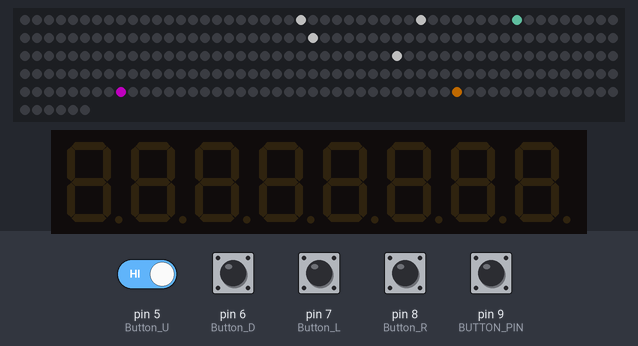
The sketch below on a simulated Arduino Uno, built with avr-gcc and run on an emulated ATmega328P. On the bench: 256 RGB LEDs in strip order, left to right, continuing on the next row, 8-digit seven-segment display. Inputs (shaded band) come from the test bench; at power-on: pin 5 (Button_U), pin 6 (Button_D), pin 7 (Button_L), pin 8 (Button_R), pin 9 (BUTTON_PIN) HIGH. Dim RGB values are drawn brighter than linear; random numbers use the default seed unless the sketch sets one; what the sketch prints to the serial monitor is not drawn.

Above: at 1.2 s.
1.3 s: pin 9 (BUTTON_PIN) pulled LOW for 3.2 s
At 2.49 s:
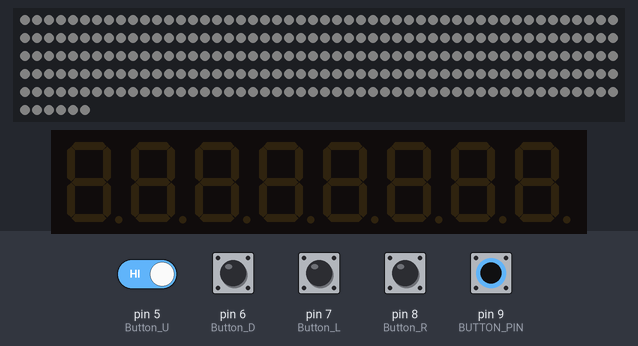
5.1 s: pin 5 (Button_U) driven LOW and pin 9 (BUTTON_PIN) driven LOW
At 7.09 s:
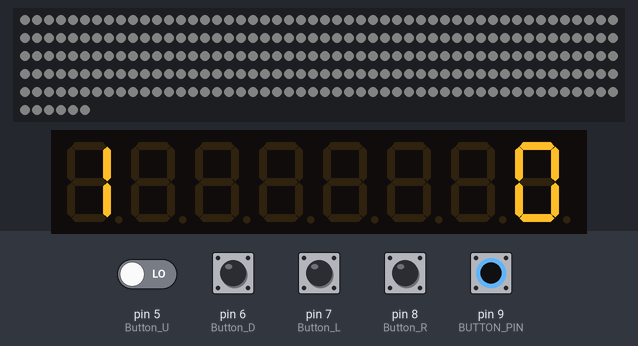
8.1 s: pin 9 (BUTTON_PIN) driven HIGH
10.0 s: pin 9 (BUTTON_PIN) driven LOW
At 12.14 s:
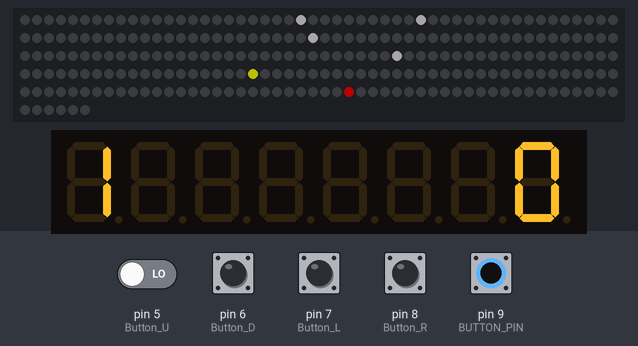
12.8 s: pin 9 (BUTTON_PIN) driven HIGH
15.8 s: pin 9 (BUTTON_PIN) driven LOW
At 19.42 s:
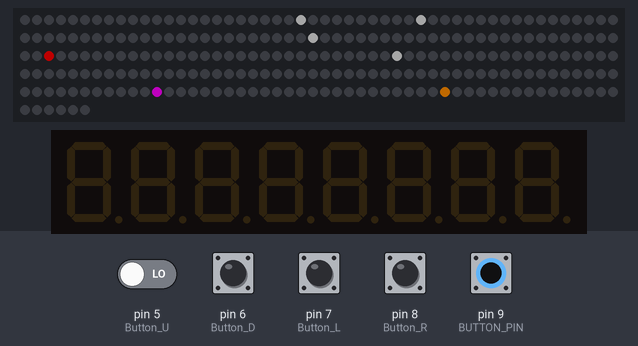

The sketch:

PACMAN_In_Pixels.ino
```cpp
#include <FastLED.h>
#include <LedControl2.h>

#include "GameData.h"

//  NOTE: Add "UP" symbol so people don't think the button is the top.
//  NOTE: Ghost runaway timer... too fast? How does it compare to the original?
//  NOTE: Possibly add an indicator of the ghost status in the box? Eaten or unreleased?
//  NOTE: As soon as the power pill is eaten, they should determine direction (even if they are already edible)
//  NOTE: Pause and display the cause of death before the flashes, and when you win
//  NOTE: Death sequence... fade from pacman to the color of the ghost that ate him? No flash?

#define LED_STRIP_PIN   10	//  The NeoPixel string data pin
#define BUTTON_PIN		9	//  The pin that controls the button signal
#define Button_U 		5
#define Button_D 		6
#define Button_L 		7
#define Button_R 		8

const uint16_t BUTTON_POWER = 0xD827; // i.e. 0x10EFD827
const uint16_t BUTTON_A = 0xF807;
const uint16_t BUTTON_B = 0x7887;
const uint16_t BUTTON_C = 0x58A7;
const uint16_t BUTTON_UP = 0xA05F;
const uint16_t BUTTON_DOWN = 0x00FF;
const uint16_t BUTTON_LEFT = 0x10EF;
const uint16_t BUTTON_RIGHT = 0x807F;
const uint16_t BUTTON_CIRCLE = 0x20DF;

#define NUM_LEDS		256	//  The number of LEDs we want to access
#define BRIGHTNESS  	80	//  The number (0 to 200) for the brightness setting)

CRGB 	leds[NUM_LEDS];
#define FILL_COLOR(color)		memset(leds, color, sizeof(CRGB) * NUM_LEDS);

unsigned long turnMillis = 0;
Direction controllerDirection;
bool ghostRunAwayDelay = false;

char directionTimers[4];
char ghostBlink = 0;
char powerPillBlink = 0;
bool attractMode = true;

LedControl sevenSeg = LedControl(13,12,11,1);

void setScoreDisplay(int score, int level)
{
	if (!attractMode)
	{
		sevenSeg.clearDisplay(0);

		//  Show the score, from 0 to 9999
		score = min(9999, score);
		if (score >= 0)				sevenSeg.setDigit(0, 0, score % 10, false);
		if (score >= 10)			sevenSeg.setDigit(0, 1, (score % 100 - score % 10) / 10, false);
		if (score >= 100)			sevenSeg.setDigit(0, 2, (score % 1000 - score % 100) / 100, false);
		if (score >= 1000)			sevenSeg.setDigit(0, 3, (score % 10000 - score % 1000) / 1000, false);

		//  Show the level, from 1 to 9
		level = min(8, level) + 1;
		if (level >= 0)				sevenSeg.setDigit(0, 7, level, false);
	}
	else
	{
		sevenSeg.clearDisplay(0);
	}
}

void StepForwardAllTheWay()
{
	while (millis() >= turnMillis) StepForward();
}

void StepForward()
{
	turnMillis += (STEP_DELAY - min(max(Level, 0) * 30, STEP_DELAY - 1));
}

void AttractModeTransition()
{
	//  Set all LEDs to white, then render
	FILL_COLOR(0x151515);
	FastLED.show();
	delay(250);
	DrawMap();
	FastLED.show();
	delay(250);
	FILL_COLOR(0x151515);
	FastLED.show();
	delay(250);
	StepForwardAllTheWay();
	SetControllerDirection(DIRECTION_NONE);
}

void WinTransition()
{
	//  Set all LEDs to white, then render
	DrawMap();
	FastLED.show();
	delay(750);
	FILL_COLOR(0x151515);
	FastLED.show();
	delay(250);
	DrawMap();
	delay(250);
	FILL_COLOR(0x151515);
	FastLED.show();
	delay(250);
	DrawMap();
	delay(250);
	FILL_COLOR(0x151515);
	FastLED.show();
	delay(500);
	StepForwardAllTheWay();
	SetControllerDirection(DIRECTION_NONE);
}

void DeathTransition()
{
	//  Set all LEDs to white, then render
	DrawMap();
	FastLED.show();
	delay(750);
	FILL_COLOR(0x151515);
	FastLED.show();
	delay(250);
	DrawMap();
	delay(250);
	FILL_COLOR(0x151515);
	FastLED.show();
	delay(250);
	DrawMap();
	delay(250);
	FILL_COLOR(0x151515);
	FastLED.show();
	delay(500);
	StepForwardAllTheWay();
	SetControllerDirection(DIRECTION_NONE);
}

void EatTransition()
{
	//  Set all LEDs to white, then render
	FILL_COLOR(0x151515);
	FastLED.show();
	delay(250);
	StepForwardAllTheWay();
}

void CheckForDeath()
{
	for (int i = 0; i < 4; ++i)
	{
		if (Ghosts[i].Behavior == BEHAVIOR_EATEN) continue;

		if (Ghosts[i].Active && Ghosts[i].X == Pacman.X && Ghosts[i].Y == Pacman.Y)
		{
			if (Ghosts[i].Behavior == BEHAVIOR_RUN_AWAY)
			{
				//  Pacman ate a ghost
				Ghosts[i].Behavior = BEHAVIOR_EATEN;
				Ghosts[i].BehaviorCounter = 0;
				EatTransition();
				Score += 5;
				setScoreDisplay(Score, Level);
			}
			else
			{
				//  Pacman died. Reset the game and the level
				DeathTransition();
				ResetMap();
				setScoreDisplay(Score, Level);
			}
		}
	}
}

void ResetMap()
{
	//  Reset the dots on the map
	DotsCollected = 0;
	Score = 0;
	setScoreDisplay(Score, Level);
	Level = 0;
	for (int i = 0; i < 13; ++i) DotsRemainingByteFlag[i] = 255; //  Set all dots and power pills to be active according to the bit flag

	Pacman.X = 12;
	Pacman.Y = 17;
	Pacman.SpeedX = 0;
	Pacman.SpeedY = 0;

	//  Reset all ghosts, and set only the first to active
	for (int i = 0; i < 4; ++i) Ghosts[i].Reset(false);

	SetControllerDirection(DIRECTION_NONE);
}

void DetermineGhostsReleased()
{
	if (PacmanOnSpawn())
	{
		Serial.println("Can't spawn while Pacman is in the spawn area.");
		return;
	}

	//  Blinky
	if (Ghosts[0].Active == false && (attractMode || (DotsCollected >= 0)))
	{
		Ghosts[0].Reset(true);
		Ghosts[0].SpeedX = (random(2) ? 1 : -1);
		Ghosts[0].Behavior = attractMode ? BEHAVIOR_RANDOM : BEHAVIOR_CHASE;
	}

	//  Pinky
	if (Ghosts[1].Active == false && (attractMode || (DotsCollected >= (DEFAULT_DOT_COUNT / 4))))
	{
		Ghosts[1].Reset(true);
		Ghosts[1].SpeedX = (random(2) ? 1 : -1);
		Ghosts[1].Behavior = BEHAVIOR_RANDOM;
	}

	//  Inky
	if (Ghosts[2].Active == false && (attractMode || (DotsCollected >= (DEFAULT_DOT_COUNT / 2))))
	{
		Ghosts[2].Reset(true);
		Ghosts[2].SpeedX = (random(2) ? 1 : -1);
		Ghosts[2].Behavior = BEHAVIOR_RANDOM;
	}

	// Clyde
	if (Ghosts[3].Active == false && (attractMode || (DotsCollected >= (DEFAULT_DOT_COUNT - (DEFAULT_DOT_COUNT / 4)))))
	{
		Ghosts[3].Reset(true);
		Ghosts[3].SpeedX = (random(2) ? 1 : -1);
		Ghosts[3].Behavior = BEHAVIOR_RANDOM;
	}
}

void SetControllerDirection(Direction dir)
{
	controllerDirection = dir;
	for (char i = 0; i < 4; ++i) directionTimers[i] = 0;
	if (controllerDirection == DIRECTION_NONE) { return; }


	for (char i = 0; i < 4; ++i) directionTimers[i] = 0;
	switch (dir)
	{
		case DIRECTION_U:
			directionTimers[DIRECTION_U] = 4;
			break;
		case DIRECTION_D:
			directionTimers[DIRECTION_D] = 4;
			break;
		case DIRECTION_L:
			directionTimers[DIRECTION_L] = 4;
			break;
		case DIRECTION_R:
			directionTimers[DIRECTION_R] = 4;
			break;
		case DIRECTION_UL:
			directionTimers[DIRECTION_U] = 4;
			directionTimers[DIRECTION_L] = 4;
			break;
		case DIRECTION_UR:
			directionTimers[DIRECTION_U] = 4;
			directionTimers[DIRECTION_R] = 4;
			break;
		case DIRECTION_DL:
			directionTimers[DIRECTION_D] = 4;
			directionTimers[DIRECTION_L] = 4;
			break;
		case DIRECTION_DR:
			directionTimers[DIRECTION_D] = 4;
			directionTimers[DIRECTION_R] = 4;
			break;
	}
}

void DetermineControllerDirection()
{
	for (char i = 0; i < 4; ++i) if (directionTimers[i] > 0) --directionTimers[i];

	controllerDirection = DIRECTION_NONE;

	bool dirU = (digitalRead(Button_U) == 0);
	bool dirD = (digitalRead(Button_D) == 0);
	bool dirL = (digitalRead(Button_L) == 0);
	bool dirR = (digitalRead(Button_R) == 0);

	if 		(dirU && !dirD && !dirL && !dirR)	SetControllerDirection(DIRECTION_U);
	else if (!dirU && dirD && !dirL && !dirR)	SetControllerDirection(DIRECTION_D);
	else if (!dirU && !dirD && dirL && !dirR)	SetControllerDirection(DIRECTION_L);
	else if (!dirU && !dirD && !dirL && dirR)	SetControllerDirection(DIRECTION_R);
	else if (dirU && !dirD && dirL && !dirR)	SetControllerDirection(DIRECTION_UL);
	else if (dirU && !dirD && !dirL && dirR)	SetControllerDirection(DIRECTION_UR);
	else if (!dirU && dirD && dirL && !dirR)	SetControllerDirection(DIRECTION_DL);
	else if (!dirU && dirD && !dirL && dirR)	SetControllerDirection(DIRECTION_DR);
}

bool CheckDirection(Direction dir)
{
	return (controllerDirection == dir || directionTimers[dir] > 0);
}

void DeterminePacmanDirection()
{
	if 		(CheckDirection(DIRECTION_U) && CanMove(Pacman, 0, -1))	Pacman.TurnTo(DIRECTION_U);
	else if (CheckDirection(DIRECTION_D) && CanMove(Pacman, 0, 1))	Pacman.TurnTo(DIRECTION_D);
	else if (CheckDirection(DIRECTION_L) && CanMove(Pacman, -1, 0))	Pacman.TurnTo(DIRECTION_L);
	else if (CheckDirection(DIRECTION_R) && CanMove(Pacman, 1, 0))	Pacman.TurnTo(DIRECTION_R);
	else if (controllerDirection == DIRECTION_UL)
	{
		if (CanMove(Pacman, 0, -1))	Pacman.TurnTo(DIRECTION_U);
		if (CanMove(Pacman, -1, 0))	Pacman.TurnTo(DIRECTION_L);
	}
	else if (controllerDirection == DIRECTION_UR)
	{
		if (CanMove(Pacman, 0, -1))	Pacman.TurnTo(DIRECTION_U);
		if (CanMove(Pacman, 1, 0))	Pacman.TurnTo(DIRECTION_R);
	}
	else if (controllerDirection == DIRECTION_DL)
	{
		if (CanMove(Pacman, 0, 1))	Pacman.TurnTo(DIRECTION_D);
		if (CanMove(Pacman, -1, 0))	Pacman.TurnTo(DIRECTION_L);
	}
	else if (controllerDirection == DIRECTION_DR)
	{
		if (CanMove(Pacman, 0, 1))	Pacman.TurnTo(DIRECTION_D);
		if (CanMove(Pacman, 1, 0))	Pacman.TurnTo(DIRECTION_R);
	}
}

void DetermineGhostDirections()
{
	for (int i = 0; i < 4; ++i)
	{
		if (Ghosts[i].Active == false) continue;

		switch (Ghosts[i].Behavior)
		{
		case BEHAVIOR_CHASE:
			{
				if (++Ghosts[i].BehaviorCounter >= CHASE_TIMER) Ghosts[i].Behavior = BEHAVIOR_RANDOM;

				//  Get the direction to run. If we're already heading in that direction, break out
				int dirX, dirY, leftSpeedX, leftSpeedY, rightSpeedX, rightSpeedY, currentDanger, leftDanger, rightDanger;
				PacmanDelta(Ghosts[i], dirX, dirY, true, true);
				Left(Ghosts[i], leftSpeedX, leftSpeedY);
				Right(Ghosts[i], rightSpeedX, rightSpeedY);
				currentDanger = CanContinue(Ghosts[i]) ? (Ghosts[i].SpeedX != 0 && ((dirX > 0 && Ghosts[i].SpeedX > 0) || (dirX < 0 && Ghosts[i].SpeedX < 0))) + (Ghosts[i].SpeedY != 0 && ((dirY > 0 && Ghosts[i].SpeedY > 0) || (dirY < 0 && Ghosts[i].SpeedY < 0))) : 3;
				leftDanger = CanMove(Ghosts[i], leftSpeedX, leftSpeedY) ? ((leftSpeedX != 0 && ((dirX > 0 && leftSpeedX > 0) || (dirX < 0 && leftSpeedX < 0))) + (leftSpeedY != 0 && ((dirY > 0 && leftSpeedY > 0) || (dirY < 0 && leftSpeedY < 0)))) : 3;
				rightDanger = CanMove(Ghosts[i], rightSpeedX, rightSpeedY) ? ((rightSpeedX != 0 && ((dirX > 0 && rightSpeedX > 0) || (dirX < 0 && rightSpeedX < 0))) + (rightSpeedY != 0 && ((dirY > 0 && rightSpeedY > 0) || (dirY < 0 && rightSpeedY < 0)))) : 3;

				if (currentDanger <= leftDanger && currentDanger <= rightDanger) { break; }
				else if (leftDanger < rightDanger)
				{
					Ghosts[i].SpeedX = leftSpeedX;
					Ghosts[i].SpeedY = leftSpeedY;
				}
				else if (rightDanger < leftDanger)
				{
					Ghosts[i].SpeedX = rightSpeedX;
					Ghosts[i].SpeedY = rightSpeedY;
				}
				else
				{
					TurnRandom(Ghosts[i]);
				}
			}
			break;


		case BEHAVIOR_RUN_AWAY:
			{
				if (++Ghosts[i].BehaviorCounter >= RUN_AWAY_TIMER) Ghosts[i].Behavior = BEHAVIOR_RANDOM;

				//  Get the direction to run. If we're already heading in that direction, break out
				int dirX, dirY, leftSpeedX, leftSpeedY, rightSpeedX, rightSpeedY, currentDanger, leftDanger, rightDanger;
				PacmanDelta(Ghosts[i], dirX, dirY, false, true);
				Left(Ghosts[i], leftSpeedX, leftSpeedY);
				Right(Ghosts[i], rightSpeedX, rightSpeedY);
				currentDanger = CanContinue(Ghosts[i]) ? (Ghosts[i].SpeedX != 0 && ((dirX > 0 && Ghosts[i].SpeedX > 0) || (dirX < 0 && Ghosts[i].SpeedX < 0))) + (Ghosts[i].SpeedY != 0 && ((dirY > 0 && Ghosts[i].SpeedY > 0) || (dirY < 0 && Ghosts[i].SpeedY < 0))) : 3;
				leftDanger = CanMove(Ghosts[i], leftSpeedX, leftSpeedY) ? ((leftSpeedX != 0 && ((dirX > 0 && leftSpeedX > 0) || (dirX < 0 && leftSpeedX < 0))) + (leftSpeedY != 0 && ((dirY > 0 && leftSpeedY > 0) || (dirY < 0 && leftSpeedY < 0)))) : 3;
				rightDanger = CanMove(Ghosts[i], rightSpeedX, rightSpeedY) ? ((rightSpeedX != 0 && ((dirX > 0 && rightSpeedX > 0) || (dirX < 0 && rightSpeedX < 0))) + (rightSpeedY != 0 && ((dirY > 0 && rightSpeedY > 0) || (dirY < 0 && rightSpeedY < 0)))) : 3;

				if (currentDanger <= leftDanger && currentDanger <= rightDanger) { break; }
				else if (leftDanger < rightDanger)
				{
					Ghosts[i].SpeedX = leftSpeedX;
					Ghosts[i].SpeedY = leftSpeedY;
				}
				else if (rightDanger < leftDanger)
				{
					Ghosts[i].SpeedX = rightSpeedX;
					Ghosts[i].SpeedY = rightSpeedY;
				}
				else
				{
					TurnRandom(Ghosts[i]);
				}
			}
			break;


		case BEHAVIOR_EATEN:
			{
				Serial.println("Behavior: EATEN"); // DEBUG
				if (IsAtOrigin(Ghosts[i]) && ++Ghosts[i].BehaviorCounter >= REVIVE_COUNTER && !PacmanOnSpawn())
				{
					Serial.println("Behavior: RANDOM"); // DEBUG
					Ghosts[i].Behavior = BEHAVIOR_RANDOM;
				}

				if (GetEatenDirection(Ghosts[i])) break;

				//  Get the direction to run. If we're already heading in that direction, break out
				int dirX, dirY, leftSpeedX, leftSpeedY, rightSpeedX, rightSpeedY, currentDanger, leftDanger, rightDanger;
				OriginDelta(Ghosts[i], dirX, dirY, true, true);
				Left(Ghosts[i], leftSpeedX, leftSpeedY);
				Right(Ghosts[i], rightSpeedX, rightSpeedY);
				currentDanger = (Ghosts[i].SpeedX != 0) && ((dirX > 0 && Ghosts[i].SpeedX > 0) || (dirX < 0 && Ghosts[i].SpeedX < 0)) + (Ghosts[i].SpeedY != 0 && ((dirY > 0 && Ghosts[i].SpeedY > 0) || (dirY < 0 && Ghosts[i].SpeedY < 0)));
				leftDanger = CanMove(Ghosts[i], leftSpeedX, leftSpeedY) ? ((leftSpeedX != 0 && ((dirX > 0 && leftSpeedX > 0) || (dirX < 0 && leftSpeedX < 0))) + (leftSpeedY != 0 && ((dirY > 0 && leftSpeedY > 0) || (dirY < 0 && leftSpeedY < 0)))) : 3;
				rightDanger = CanMove(Ghosts[i], rightSpeedX, rightSpeedY) ? ((rightSpeedX != 0 && ((dirX > 0 && rightSpeedX > 0) || (dirX < 0 && rightSpeedX < 0))) + (rightSpeedY != 0 && ((dirY > 0 && rightSpeedY > 0) || (dirY < 0 && rightSpeedY < 0)))) : 3;

				if (currentDanger == 0 && CanContinue(Ghosts[i])) { break; }
				else if (leftDanger < rightDanger)
				{
					Ghosts[i].SpeedX = leftSpeedX;
					Ghosts[i].SpeedY = leftSpeedY;
					break;
				}
				else if (rightDanger < leftDanger)
				{
					Ghosts[i].SpeedX = rightSpeedX;
					Ghosts[i].SpeedY = rightSpeedY;
					break;
				}
			}
			break;


		case BEHAVIOR_RANDOM:
			{
				bool canTurn = CanTurn(Ghosts[i]);
				if (canTurn && random(4) == 0) TurnRandom(Ghosts[i]);
				else
				{
					bool continuing = CanContinue(Ghosts[i]);
					if (continuing == false) TurnRandom(Ghosts[i]);
				}
			}
			break;
		}
	}
}

void PowerPill()
{
	for (int i = 0; i < 4; ++i)
	{
		if (Ghosts[i].Active == true && Ghosts[i].Behavior != BEHAVIOR_EATEN)
		{
			Ghosts[i].Behavior = BEHAVIOR_RUN_AWAY;
			Ghosts[i].BehaviorCounter = 0;
		}
	}
}

void DetermineCharacterPositions()
{
	//  Move Ghosts
	ghostRunAwayDelay = !ghostRunAwayDelay;
	for (int i = 0; i < 4; ++i)
	{
		if (Ghosts[i].Active == false) continue;
		if (Ghosts[i].Behavior != BEHAVIOR_RUN_AWAY || ghostRunAwayDelay != true)
		{
			if ((Ghosts[i].Behavior == BEHAVIOR_EATEN) && IsAtOrigin(Ghosts[i])) continue; //  Don't move if we're waiting at our start point

			Move(Ghosts[i]);
			if (Ghosts[i].X >= MAP_W) Ghosts[i].X = 0;
			if (Ghosts[i].X < 0) Ghosts[i].X = MAP_W - 1;
		}
	}

	//  Move Pacman
	if (!attractMode)
	{
		CheckForDeath();
		if (CanContinue(Pacman)) Move(Pacman);
		if (Pacman.X >= MAP_W) Pacman.X = 0;
		if (Pacman.X < 0) Pacman.X = MAP_W - 1;
		CheckForDeath(); //  We check twice instead of just at the end because if we only check after everyone moves, they could move right past each other, swapping spots.

		//  If Pacman is on a dot, take it and up the score
		int dotIndex = -1;
		if ((dotIndex = GetDotIndex((MAP_W * Pacman.Y) + Pacman.X)) != -1)
		{
			if (DotsRemainingByteFlag[dotIndex / 8] & (1 << (dotIndex % 8)))
			{
				if (dotIndex >= DEFAULT_DOT_COUNT) PowerPill();
				DotsRemainingByteFlag[dotIndex / 8] ^= (1 << (dotIndex % 8));
				Score++;
				setScoreDisplay(Score, Level);
				if ((++DotsCollected) == (DEFAULT_DOT_COUNT + DEFAULT_PILL_COUNT))
				{
					//  The dots are gone. Reset the game and up the WinTransition
					int level = Level;
					int score = Score;
					WinTransition();
					ResetMap();
					Level = ++level;
					Score = score;
					setScoreDisplay(Score, Level);
				}
			}
		}
	}
}

void DrawMap()
{
	if (++ghostBlink == 4) ghostBlink = 0;
	if (++powerPillBlink == 4) powerPillBlink = 0;

	//  Set all LEDs to black
	FILL_COLOR(CRGB::Black);

	//  Draw all of the dots
	static byte dotColor = 0;
	static byte powerPillFrame = 0;
	static char dotIndex = -1;

	for (int i = 0; i < MAP_W * MAP_H; ++i)
	{
		dotColor = 0;
		if ((dotIndex = GetDotIndex(i)) == -1) continue;
		if (!(DotsRemainingByteFlag[dotIndex / 8] & (1 << (dotIndex % 8)))) continue;
		dotColor = ((dotIndex < DEFAULT_DOT_COUNT) ? 0 : (1 + powerPillBlink));

		leds[pgm_read_byte_near(LightMap + i)].setRGB(pgm_read_byte_near(PillColor + dotColor - 1), pgm_read_byte_near(PillColor + dotColor - 1), pgm_read_byte_near(PillColor + dotColor - 1));
	}

	//  Draw all active ghosts
	for (char i = 0; i < 4; ++i)
	{
		if (Ghosts[i].Active == false) continue;
		bool eaten = (Ghosts[i].Behavior == BEHAVIOR_EATEN);
		if (eaten && IsAtOrigin(Ghosts[i])) continue;
		bool runningAway = (Ghosts[i].Behavior == BEHAVIOR_RUN_AWAY);
		bool blinking = (runningAway && Ghosts[i].BehaviorCounter > (RUN_AWAY_TIMER / 2));
		bool blinkWhite = (blinking && (ghostBlink > 1));
		CRGB color = ((eaten || blinkWhite) ? GhostColors[5] : (!runningAway ? GhostColors[i] : GhostColors[4]));
		leds[pgm_read_byte_near(LightMap + (MAP_W * Ghosts[i].Y) + Ghosts[i].X)] = color;
	}

	//  Draw Pacman
	if (!attractMode) leds[pgm_read_byte_near(LightMap + (MAP_W * Pacman.Y) + Pacman.X)] = COLOR_PACMAN;

	//  Show the new LED layout
	FastLED.show();
}

void setup()
{
	Serial.begin(115200);
	Serial.println("Pac-Man: START");

	randomSeed(analogRead(0));

	// Setup the LED strip and color all LEDs black
	FastLED.addLeds<WS2811, LED_STRIP_PIN, GRB>(leds, NUM_LEDS).setCorrection( TypicalLEDStrip );
	FastLED.setBrightness(BRIGHTNESS);
	FILL_COLOR(CRGB::Black);
	FastLED.show();

	//  Enable the reset button input pin
	pinMode(BUTTON_PIN, INPUT_PULLUP);
	//digitalWrite(BUTTON_PIN, HIGH); //Enable the pull-up resistor

	//  Enable the joystick input pins
	pinMode(Button_U, INPUT);
	digitalWrite(Button_U, HIGH); //Enable the pull-up resistor
	pinMode(Button_D, INPUT);
	digitalWrite(Button_D, HIGH); //Enable the pull-up resistor
	pinMode(Button_L, INPUT);
	digitalWrite(Button_L, HIGH); //Enable the pull-up resistor
	pinMode(Button_R, INPUT);
	digitalWrite(Button_R, HIGH); //Enable the pull-up resistor

	for (char i = 0; i < 4; ++i) directionTimers[i] = 0;

	sevenSeg.shutdown(0, false);
	/* Set the brightness to a medium values */
	sevenSeg.setIntensity(0,8);
	/* and clear the display */
	sevenSeg.clearDisplay(0);

	ResetMap();
}

void loop()
{
	static unsigned long buttonAttractTimer = 0;
	if (digitalRead(BUTTON_PIN) == LOW)
	{
		if (buttonAttractTimer == 0) buttonAttractTimer = millis();
		else if (millis() - buttonAttractTimer > ATTRACT_TIMER)
		{
			if (attractMode) AttractModeTransition();
			attractMode = !attractMode;
			ResetMap();
			buttonAttractTimer = 0;
		}
	}
	else buttonAttractTimer = 0;

	if (millis() >= turnMillis)
	{
		if (!attractMode)
		{
			DetermineControllerDirection();
			DeterminePacmanDirection();
		}

		DetermineGhostsReleased();
		DetermineGhostDirections();
		DetermineCharacterPositions();
		DrawMap();
		StepForward();
	}
}
```

Source omitted: GameData.h (15119 bytes)
